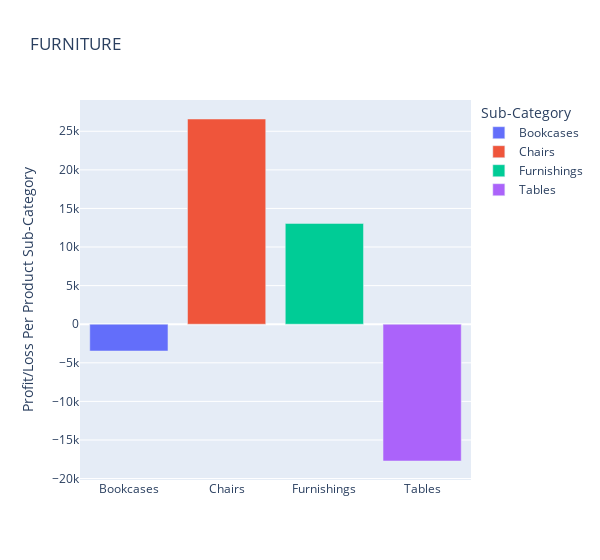
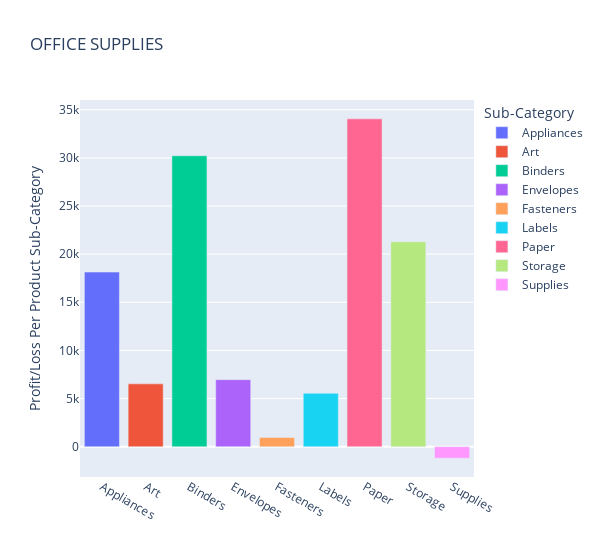
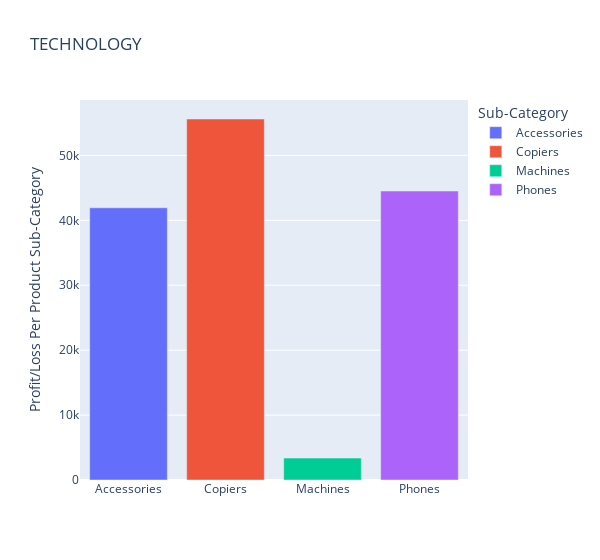

Source (notebook cell) for these figures, in order:
### Markdown cell above
### Observations:

1. <b>FURNITURE
- It is evident that 'Tables' are one of the major businesses where the SuperStore is losing most of its money. Same is the case for 'Bookcases'

- If we see overall performance, 'Chairs' seem to be generating the highest profits for the 'SuperStore'.

2. <b>OFFICE SUPPLIES
- While binders generate most revenue for the company, its is also one of the highest loss sub-category for the SuperStore.

3. <b>TECHNOLOGY
- The company's machine sales cause the highest loss, going as high as 1300 USD in losses.

### Code cell
# We now draw the bar chart to observe the losses based on the sub-category

for cat, Df in data:
    subCat = Df.groupby(['Sub-Category']).sum()
    fig = px.bar(subCat, y = 'Profit', title = cat.upper(), 
                    color = subCat.index)
    fig.update_layout(
        autosize = True,
        width = 600,
        yaxis = dict(title='Profit/Loss Per Product Sub-Category'),
        xaxis = dict(title=''),
    )
    fig.show()

### Figure 1 — Plotly figure (JSON) as saved in the notebook; plotly's stock layout.template omitted (floating-point values rounded to 4 significant figures)
{"data": [{"alignmentgroup": "True", "hovertemplate": "Sub-Category=%{x}<br>Profit=%{y}<extra></extra>", "legendgroup": "Bookcases", "marker": {"color": "#636efa"}, "name": "Bookcases", "offsetgroup": "Bookcases", "orientation": "v", "showlegend": true, "textposition": "auto", "type": "bar", "x": ["Bookcases"], "xaxis": "x", "y": [-3473.0], "yaxis": "y"}, {"alignmentgroup": "True", "hovertemplate": "Sub-Category=%{x}<br>Profit=%{y}<extra></extra>", "legendgroup": "Chairs", "marker": {"color": "#EF553B"}, "name": "Chairs", "offsetgroup": "Chairs", "orientation": "v", "showlegend": true, "textposition": "auto", "type": "bar", "x": ["Chairs"], "xaxis": "x", "y": [26590.0], "yaxis": "y"}, {"alignmentgroup": "True", "hovertemplate": "Sub-Category=%{x}<br>Profit=%{y}<extra></extra>", "legendgroup": "Furnishings", "marker": {"color": "#00cc96"}, "name": "Furnishings", "offsetgroup": "Furnishings", "orientation": "v", "showlegend": true, "textposition": "auto", "type": "bar", "x": ["Furnishings"], "xaxis": "x", "y": [13060.0], "yaxis": "y"}, {"alignmentgroup": "True", "hovertemplate": "Sub-Category=%{x}<br>Profit=%{y}<extra></extra>", "legendgroup": "Tables", "marker": {"color": "#ab63fa"}, "name": "Tables", "offsetgroup": "Tables", "orientation": "v", "showlegend": true, "textposition": "auto", "type": "bar", "x": ["Tables"], "xaxis": "x", "y": [-17730.0], "yaxis": "y"}], "layout": {"autosize": true, "barmode": "relative", "legend": {"title": {"text": "Sub-Category"}, "tracegroupgap": 0}, "title": {"text": "FURNITURE"}, "width": 600, "xaxis": {"anchor": "y", "categoryarray": ["Bookcases", "Chairs", "Furnishings", "Tables"], "categoryorder": "array", "domain": [0, 1], "title": {"text": ""}}, "yaxis": {"anchor": "x", "domain": [0, 1], "title": {"text": "Profit/Loss Per Product Sub-Category"}}}}

### Figure 2 — Plotly figure (JSON) as saved in the notebook; plotly's stock layout.template omitted (floating-point values rounded to 4 significant figures)
{"data": [{"alignmentgroup": "True", "hovertemplate": "Sub-Category=%{x}<br>Profit=%{y}<extra></extra>", "legendgroup": "Appliances", "marker": {"color": "#636efa"}, "name": "Appliances", "offsetgroup": "Appliances", "orientation": "v", "showlegend": true, "textposition": "auto", "type": "bar", "x": ["Appliances"], "xaxis": "x", "y": [18140.0], "yaxis": "y"}, {"alignmentgroup": "True", "hovertemplate": "Sub-Category=%{x}<br>Profit=%{y}<extra></extra>", "legendgroup": "Art", "marker": {"color": "#EF553B"}, "name": "Art", "offsetgroup": "Art", "orientation": "v", "showlegend": true, "textposition": "auto", "type": "bar", "x": ["Art"], "xaxis": "x", "y": [6528.0], "yaxis": "y"}, {"alignmentgroup": "True", "hovertemplate": "Sub-Category=%{x}<br>Profit=%{y}<extra></extra>", "legendgroup": "Binders", "marker": {"color": "#00cc96"}, "name": "Binders", "offsetgroup": "Binders", "orientation": "v", "showlegend": true, "textposition": "auto", "type": "bar", "x": ["Binders"], "xaxis": "x", "y": [30220.0], "yaxis": "y"}, {"alignmentgroup": "True", "hovertemplate": "Sub-Category=%{x}<br>Profit=%{y}<extra></extra>", "legendgroup": "Envelopes", "marker": {"color": "#ab63fa"}, "name": "Envelopes", "offsetgroup": "Envelopes", "orientation": "v", "showlegend": true, "textposition": "auto", "type": "bar", "x": ["Envelopes"], "xaxis": "x", "y": [6964.0], "yaxis": "y"}, {"alignmentgroup": "True", "hovertemplate": "Sub-Category=%{x}<br>Profit=%{y}<extra></extra>", "legendgroup": "Fasteners", "marker": {"color": "#FFA15A"}, "name": "Fasteners", "offsetgroup": "Fasteners", "orientation": "v", "showlegend": true, "textposition": "auto", "type": "bar", "x": ["Fasteners"], "xaxis": "x", "y": [949.5], "yaxis": "y"}, {"alignmentgroup": "True", "hovertemplate": "Sub-Category=%{x}<br>Profit=%{y}<extra></extra>", "legendgroup": "Labels", "marker": {"color": "#19d3f3"}, "name": "Labels", "offsetgroup": "Labels", "orientation": "v", "showlegend": true, "textposition": "auto", "type": "bar", "x": ["Labels"], "xaxis": "x", "y": [5546.0], "yaxis": "y"}, {"alignmentgroup": "True", "hovertemplate": "Sub-Category=%{x}<br>Profit=%{y}<extra></extra>", "legendgroup": "Paper", "marker": {"color": "#FF6692"}, "name": "Paper", "offsetgroup": "Paper", "orientation": "v", "showlegend": true, "textposition": "auto", "type": "bar", "x": ["Paper"], "xaxis": "x", "y": [34050.0], "yaxis": "y"}, {"alignmentgroup": "True", "hovertemplate": "Sub-Category=%{x}<br>Profit=%{y}<extra></extra>", "legendgroup": "Storage", "marker": {"color": "#B6E880"}, "name": "Storage", "offsetgroup": "Storage", "orientation": "v", "showlegend": true, "textposition": "auto", "type": "bar", "x": ["Storage"], "xaxis": "x", "y": [21280.0], "yaxis": "y"}, {"alignmentgroup": "True", "hovertemplate": "Sub-Category=%{x}<br>Profit=%{y}<extra></extra>", "legendgroup": "Supplies", "marker": {"color": "#FF97FF"}, "name": "Supplies", "offsetgroup": "Supplies", "orientation": "v", "showlegend": true, "textposition": "auto", "type": "bar", "x": ["Supplies"], "xaxis": "x", "y": [-1189.0], "yaxis": "y"}], "layout": {"autosize": true, "barmode": "relative", "legend": {"title": {"text": "Sub-Category"}, "tracegroupgap": 0}, "title": {"text": "OFFICE SUPPLIES"}, "width": 600, "xaxis": {"anchor": "y", "categoryarray": ["Appliances", "Art", "Binders", "Envelopes", "Fasteners", "Labels", "Paper", "Storage", "Supplies"], "categoryorder": "array", "domain": [0, 1], "title": {"text": ""}}, "yaxis": {"anchor": "x", "domain": [0, 1], "title": {"text": "Profit/Loss Per Product Sub-Category"}}}}

### Figure 3 — Plotly figure (JSON) as saved in the notebook; plotly's stock layout.template omitted (floating-point values rounded to 4 significant figures)
{"data": [{"alignmentgroup": "True", "hovertemplate": "Sub-Category=%{x}<br>Profit=%{y}<extra></extra>", "legendgroup": "Accessories", "marker": {"color": "#636efa"}, "name": "Accessories", "offsetgroup": "Accessories", "orientation": "v", "showlegend": true, "textposition": "auto", "type": "bar", "x": ["Accessories"], "xaxis": "x", "y": [41940.0], "yaxis": "y"}, {"alignmentgroup": "True", "hovertemplate": "Sub-Category=%{x}<br>Profit=%{y}<extra></extra>", "legendgroup": "Copiers", "marker": {"color": "#EF553B"}, "name": "Copiers", "offsetgroup": "Copiers", "orientation": "v", "showlegend": true, "textposition": "auto", "type": "bar", "x": ["Copiers"], "xaxis": "x", "y": [55620.0], "yaxis": "y"}, {"alignmentgroup": "True", "hovertemplate": "Sub-Category=%{x}<br>Profit=%{y}<extra></extra>", "legendgroup": "Machines", "marker": {"color": "#00cc96"}, "name": "Machines", "offsetgroup": "Machines", "orientation": "v", "showlegend": true, "textposition": "auto", "type": "bar", "x": ["Machines"], "xaxis": "x", "y": [3385.0], "yaxis": "y"}, {"alignmentgroup": "True", "hovertemplate": "Sub-Category=%{x}<br>Profit=%{y}<extra></extra>", "legendgroup": "Phones", "marker": {"color": "#ab63fa"}, "name": "Phones", "offsetgroup": "Phones", "orientation": "v", "showlegend": true, "textposition": "auto", "type": "bar", "x": ["Phones"], "xaxis": "x", "y": [44520.0], "yaxis": "y"}], "layout": {"autosize": true, "barmode": "relative", "legend": {"title": {"text": "Sub-Category"}, "tracegroupgap": 0}, "title": {"text": "TECHNOLOGY"}, "width": 600, "xaxis": {"anchor": "y", "categoryarray": ["Accessories", "Copiers", "Machines", "Phones"], "categoryorder": "array", "domain": [0, 1], "title": {"text": ""}}, "yaxis": {"anchor": "x", "domain": [0, 1], "title": {"text": "Profit/Loss Per Product Sub-Category"}}}}
